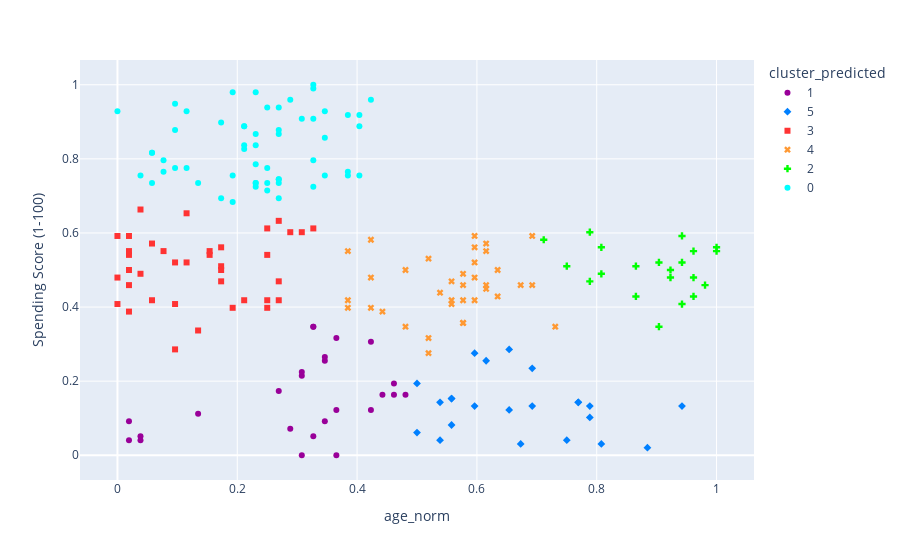

Notebook code for this chart:
### Code cell
df_analisis["cluster_predicted"] = df_analisis["cluster_predicted"].astype(str)
fig = px.scatter(df_analisis, x="age_norm", y="Spending Score (1-100)", color="cluster_predicted", symbol="cluster_predicted",color_discrete_sequence=["#990099","#0080ff","#ff3333", "#ff9933","#00ff00","#00ffff"])
fig.show()
